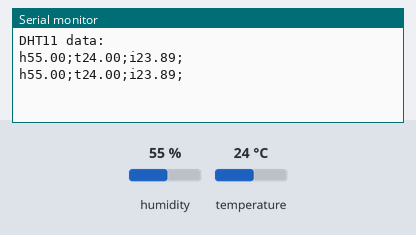
Simulated run of this program. Board: Arduino Uno, built with avr-gcc and run on an emulated ATmega328P. Parts: the last lines printed to the serial monitor. Inputs (shaded band) come from the test bench; at power-on: humidity 55 %, temperature 24 °C.

Above: at 5.8 s.
5.9 s: humidity set to 22 %
At 8.6 s:
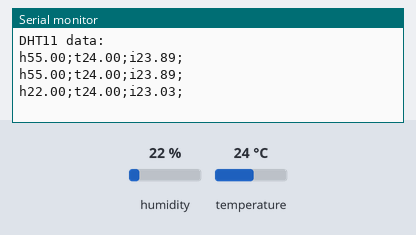
9.6 s: temperature set to 12 °C
At 11.4 s:
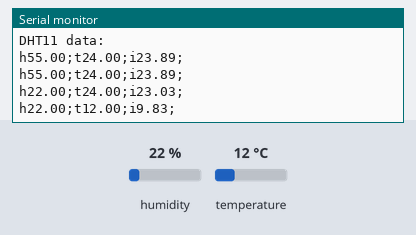
13.3 s: humidity set to 40 %
At 15.8 s:
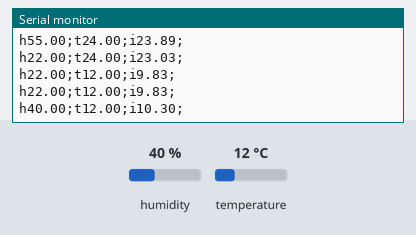
Timing chart, 0 to 17.3 s (numbered marks = the images above; inputs shaded):
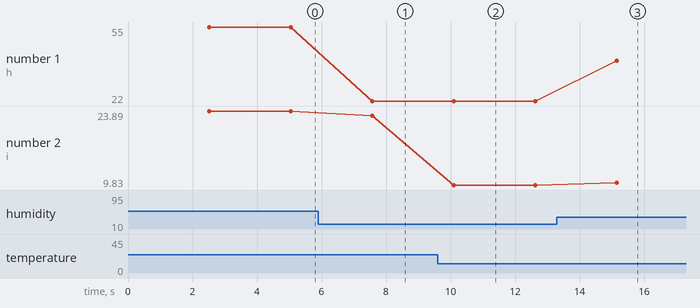

Measured:
- after the input at 5.9 s, the serial monitor: prints a new line after 1.7 s (image 1)
- after the input at 9.6 s, the serial monitor: prints a new line after 0.50 s (image 2)
- after the input at 13.3 s, the serial monitor: prints a new line after 1.8 s (image 3)
- plotted number 1: 55 → 22 after the input at 5.9 s, 22 → 40 after the input at 13.3 s
- plotted number 2: 23.89 → 23.03 after the input at 5.9 s, 23.03 → 9.83 after the input at 9.6 s, 9.83 → 10.3 after the input at 13.3 s

The program:

main.cpp
```cpp
// REQUIRES the following Arduino libraries:
// - DHT Sensor Library: https://github.com/adafruit/DHT-sensor-library
// - Adafruit Unified Sensor Lib: https://github.com/adafruit/Adafruit_Sensor
#include "DHT.h"

#define DHTPIN 2  // Digital pin connected to the DHT sensor

#define DHTTYPE DHT11  // DHT 11

DHT dht(DHTPIN, DHTTYPE);

void setup() {
  Serial.begin(9600);
  Serial.println(F("DHT11 data:"));

  dht.begin();
}

void loop() {
  delay(2500);

  // Reading temperature or humidity takes about 250 milliseconds!
  // Sensor readings may also be up to 2 seconds 'old' (its a very slow sensor)
  float h = dht.readHumidity();
  // Read temperature as Celsius (the default)
  float t = dht.readTemperature();
  // Read temperature as Fahrenheit (isFahrenheit = true)
  float f = dht.readTemperature(true);

  // Check if any reads failed and exit early (to try again).
  if (isnan(h) || isnan(t) || isnan(f)) {
    Serial.println(F("err"));
    return;
  }

  // Compute heat index in Fahrenheit (the default)
  float hif = dht.computeHeatIndex(f, h);
  // Compute heat index in Celsius (isFahreheit = false)
  float hic = dht.computeHeatIndex(t, h, false);

  Serial.print(F("h"));
  Serial.print(h);
  Serial.print(F(";t"));
  Serial.print(t);
  Serial.print(F(";i"));
  Serial.print(hic);
  Serial.println(";");
}
```
